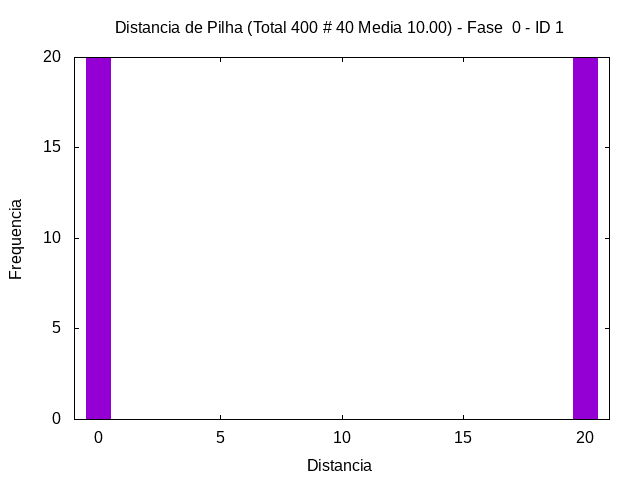

Reproduce this figure in gnuplot.
set term png
set output "../out/mem/somadin/-hist-0-1.png"
set style fill solid 1.0
set title "Distancia de Pilha (Total 400 # 40 Media 10.00) - Fase  0 - ID 1"
set xlabel "Distancia"
set ylabel "Frequencia"
plot [-1:21] "../out/mem/somadin/-hist-0-1.gpdat" u 3:4 w boxes t ""
